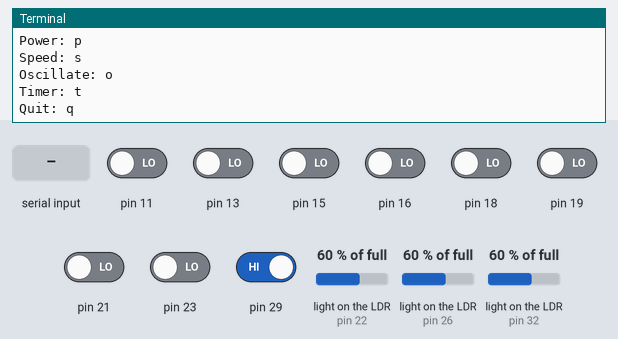
Bench run of a program on a simulated Raspberry Pi (header pin numbers). Parts: the last lines printed to the terminal. The test bench sets the inputs (shaded band); at power-on: pin 29 HIGH, pin 11, pin 13, pin 15, pin 16, pin 18, pin 19, pin 21, pin 23 LOW, light on the LDR (sensors on pin 22, pin 26, pin 32) 60 % of full. The capacitor on the light-sensor pin charges in 0.2 + 60·(1 − level)² ms; threads take turns every 2 ms.

Above: at 1.2 s.
1.3 s: "p" typed at the terminal, then Enter
At 1.8 s:
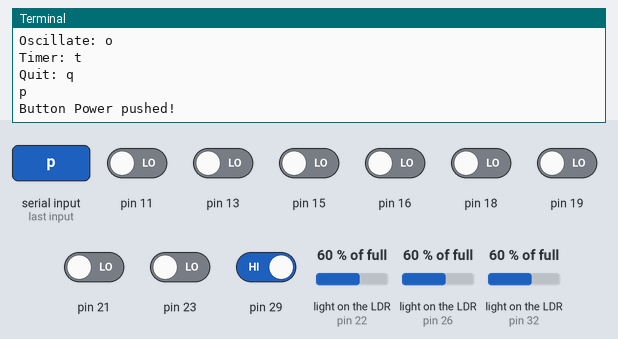
2.9 s: pin 11 driven HIGH
At 3.3 s:
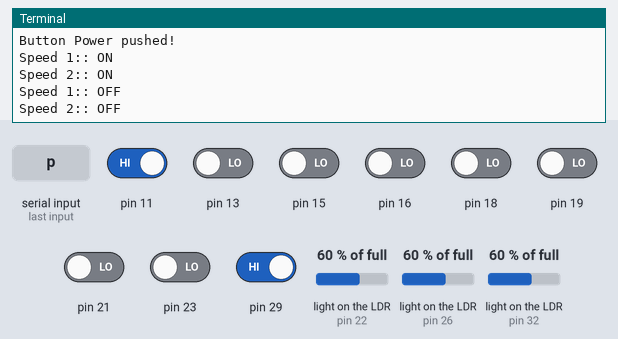
4.4 s: pin 21 driven HIGH
At 5.2 s:
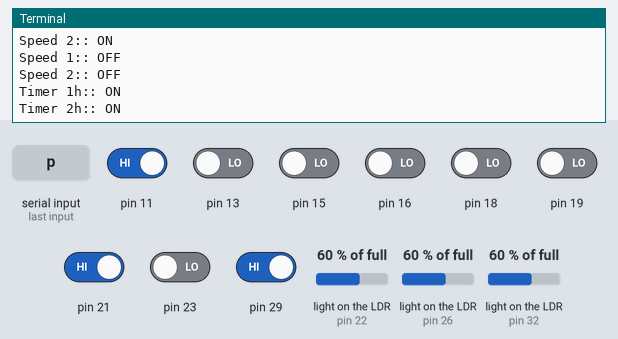
5.9 s: pin 29 driven LOW
At 6.7 s:
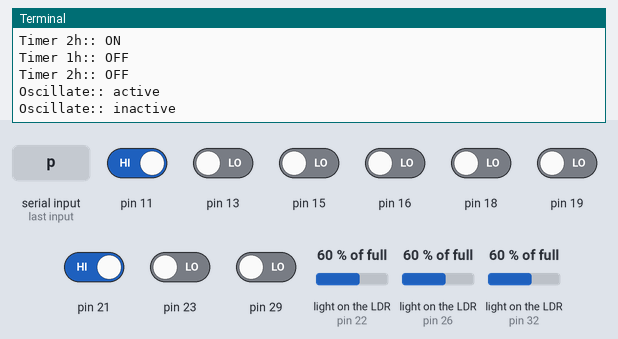
7.8 s: "s" typed at the terminal, then Enter
At 9.1 s:
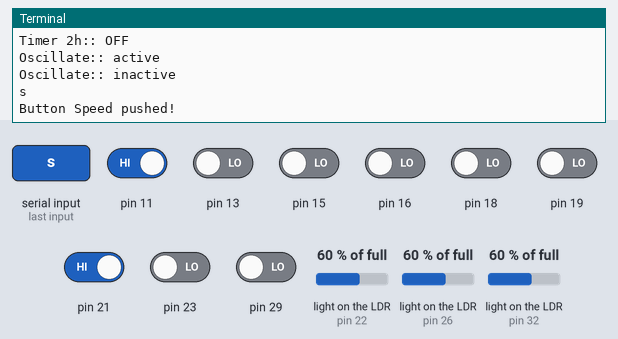
9.4 s: "o" typed at the terminal, then Enter
At 10.4 s:
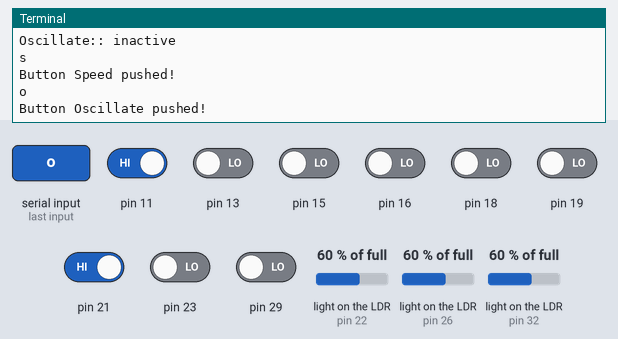

Measured:
- after the input at 1.3 s, the terminal: prints a new line at once (image 1)
- after the input at 2.9 s, the terminal: prints a new line at once (image 2)
- after the input at 4.4 s, the terminal: prints a new line at once (image 3)
- after the input at 5.9 s, the terminal: prints a new line at once (image 4)
- after the input at 7.8 s, the terminal: prints a new line at once (image 5)
- after the input at 9.4 s, the terminal: prints a new line at once (image 6)

The program:

gpio_poc.py
```python
import RPi.GPIO as g
import time, threading

# Trigger off of LED- going LOW (is LOW for ~6ms)
# Check if LED+ == HI

# LED common mode pins; shared by LEDs
LED_common_1 = 16
LED_common_2 = 18

# Button lines; active low for at least 10ms
BTN_power = 22
#included only for completeness; turning the lights off will break status checking
BTN_light = 24
BTN_oscillate = 26
BTN_speed = 32
BTN_timer = 36

# LED high lines; used along with LED common lines to infer statuses

# Speed LEDs
STAT_SP1_2 = 11
STAT_SP3_4 = 13
STAT_SP5_6 = 15
STAT_SP7_8 = 19

# Timer LEDs
STAT_T1_2 = 21
STAT_T4_8 = 23

# Oscillation control line
LINE_OSC = 29

g.setmode(g.BOARD)

class timer():
	def __init__(self, interval, callback):
		self.interval = interval
		self.callback = callback
		self.timer = threading.Timer(self.interval, self.callback)

	def start(self):
		if self.timer:
			self.timer.start()

	def reset(self):
		if self.timer:
			self.timer.cancel()
		self.timer = threading.Timer(self.interval, self.callback)
		self.timer.start()


class line_watcher():
	def __init__(self, pin, name):
		self.pin = pin
		self.name = name

		self.active = False

		g.setup(self.pin, g.IN)
		try:
			g.add_event_detect(self.pin, g.FALLING, bouncetime=250)
		except:
			pass
		g.add_event_callback(self.pin, self.callback)
		self.timer = timer(0.4, self.timer_callback)

	def callback(self, channel):
		if not self.active:
			self.active = True
			print("{}:: active".format(self.name))
		self.timer.reset()

	def timer_callback(self):
		# Timer is one-shot, no need to cancel it.
		self.active = False
		print("{}:: inactive".format(self.name))

class LED_watcher():
	def __init__(self, hi_pin, common_pin, name, response_rate=0.01, phase=False):
		self.was_active = False
		self.active = False

		self.name = name
		self.hi_pin = hi_pin
		self.lo_pin = common_pin
		self.phase = phase

		g.setup(self.hi_pin, g.IN)
		g.setup(self.lo_pin, g.IN)
		try:
			g.add_event_detect(self.hi_pin, g.RISING, bouncetime=3)
		except Exception as e:
			pass
		g.add_event_callback(self.hi_pin, self.callback)
		self.timer = timer(response_rate, self.timer_cb)

	def timer_cb(self):
		if self.active:
			self.active = False
			print("{}:: OFF".format(self.name))

	def callback(self, channel):
		#l = g.input(self.lo_pin)
		h = g.input(self.hi_pin)
		l = g.input(self.lo_pin)
		#if self.phase:
		#	time.sleep(0.01)
		#	h = g.input(self.hi_pin)
		if h and not l:
			self.timer.reset()
			if self.active == False:
				self.active = True
				print("{}:: ON".format(self.name))
		#print("{}::{}".format(h, l))

class button_pusher():
	def __init__(self, pin, name):
		self.name = name
		self.pin = pin
		g.setup(self.pin, g.IN)

	def push(self):
		g.setup(self.pin, g.OUT)
		g.output(self.pin, False)
		time.sleep(0.1)
		g.setup(self.pin, g.IN)
		print("Button {} pushed!".format(self.name))

LED_watcher(STAT_SP1_2, LED_common_2, "Speed 1")
LED_watcher(STAT_SP1_2, LED_common_1, "Speed 2")
LED_watcher(STAT_SP3_4, LED_common_2, "Speed 3")
LED_watcher(STAT_SP3_4, LED_common_1, "Speed 4")
LED_watcher(STAT_SP5_6, LED_common_2, "Speed 5")
LED_watcher(STAT_SP5_6, LED_common_1, "Speed 6")
LED_watcher(STAT_SP7_8, LED_common_2, "Speed 7")
LED_watcher(STAT_SP7_8, LED_common_1, "Speed 8")


LED_watcher(STAT_T1_2, LED_common_2, "Timer 1h", True)
LED_watcher(STAT_T1_2, LED_common_1, "Timer 2h", True)
LED_watcher(STAT_T4_8, LED_common_2, "Timer 4h", True)
LED_watcher(STAT_T4_8, LED_common_1, "Timer 8h", True)

line_watcher(LINE_OSC, "Oscillate")

power = button_pusher(BTN_power, "Power")
speed = button_pusher(BTN_speed, "Speed")
oscillate = button_pusher(BTN_oscillate, "Oscillate")
timer = button_pusher(BTN_timer, "Timer")


print("Commands:")
print("Power: p")
print("Speed: s")
print("Oscillate: o")
print("Timer: t")
print("Quit: q")
while True:
	c = raw_input()
	if c == "p":
		power.push()
	elif c == "s":
		speed.push()
	elif c == "o":
		oscillate.push()
	elif c == "t":
		timer.push()
	elif c == "q":
		g.cleanup()
		quit()
	else:
		print("Invalid command '{}'".format(c))
```
